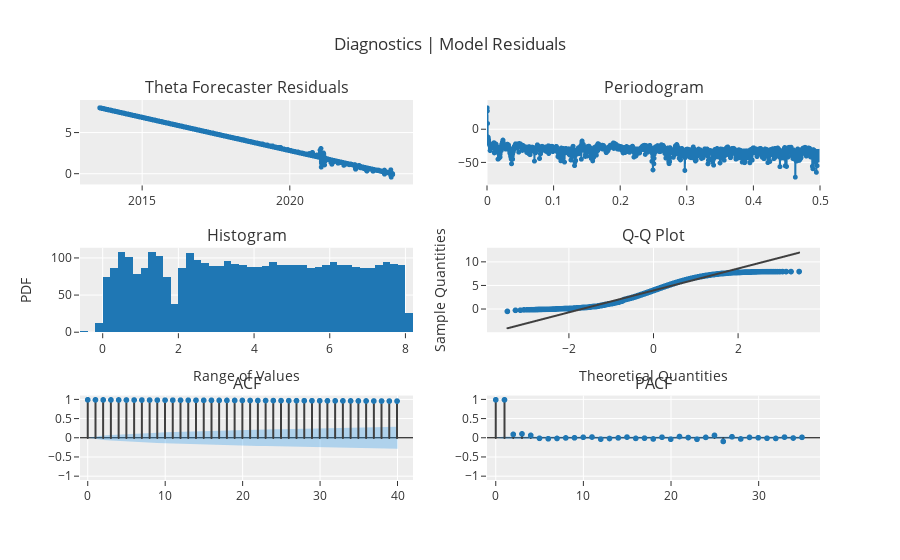

The notebook cell saved with this chart:
### Code cell
exp.plot_model(estimator = tuned_theta1, plot = "diagnostics")

### Figure 1 — Plotly figure (JSON) as saved in the notebook; plotly's stock layout.template omitted (floating-point values rounded to 4 significant figures; data arrays with more than 128 entries replaced by an {"elided": "..."} marker saying what was removed)
{"data": [{"line": {"color": "rgb(31, 119, 180)", "width": 2}, "marker": {"color": "rgb(31, 119, 180)", "size": 5}, "mode": "lines+markers", "name": "Theta Forecaster", "showlegend": false, "type": "scattergl", "x": {"elided": "3630 str values"}, "xaxis": "x", "y": {"elided": "3630 float values"}, "yaxis": "y"}, {"hoverinfo": "text", "hovertext": {"elided": "1815 str values"}, "line": {"color": "#1f77b4", "width": 2}, "marker": {"size": 5}, "mode": "lines+markers", "name": "Theta Forecaster", "showlegend": false, "type": "scattergl", "x": {"elided": "1815 float values"}, "xaxis": "x2", "y": {"elided": "1815 float values"}, "yaxis": "y2"}, {"alignmentgroup": "True", "bingroup": "x", "hovertemplate": "variable=Theta Forecaster<br>value=%{x}<br>count=%{y}<extra></extra>", "legendgroup": "Theta Forecaster", "marker": {"color": "#1f77b4", "pattern": {"shape": ""}}, "name": "Theta Forecaster", "offsetgroup": "Theta Forecaster", "orientation": "v", "showlegend": false, "type": "histogram", "x": {"elided": "3630 float values"}, "xaxis": "x3", "yaxis": "y3"}, {"marker": {"color": "#1f77b4"}, "mode": "markers", "name": "Theta Forecaster", "showlegend": false, "type": "scattergl", "x": {"elided": "3630 float values"}, "xaxis": "x4", "y": {"elided": "3630 float values"}, "yaxis": "y4"}, {"line": {"color": "#3f3f3f"}, "mode": "lines", "name": "Theta Forecaster", "showlegend": false, "type": "scattergl", "x": {"elided": "3630 float values"}, "xaxis": "x4", "y": {"elided": "3630 float values"}, "yaxis": "y4"}, {"line": {"color": "#3f3f3f"}, "mode": "lines", "name": "ACF", "showlegend": false, "type": "scattergl", "x": [0, 0], "xaxis": "x5", "y": [0, 1], "yaxis": "y5"}, {"line": {"color": "#3f3f3f"}, "mode": "lines", "name": "ACF", "showlegend": false, "type": "scattergl", "x": [1, 1], "xaxis": "x5", "y": [0, 0.9988], "yaxis": "y5"}, {"line": {"color": "#3f3f3f"}, "mode": "lines", "name": "ACF", "showlegend": false, "type": "scattergl", "x": [2, 2], "xaxis": "x5", "y": [0, 0.9978], "yaxis": "y5"}, {"line": {"color": "#3f3f3f"}, "mode": "lines", "name": "ACF", "showlegend": false, "type": "scattergl", "x": [3, 3], "xaxis": "x5", "y": [0, 0.9969], "yaxis": "y5"}, {"line": {"color": "#3f3f3f"}, "mode": "lines", "name": "ACF", "showlegend": false, "type": "scattergl", "x": [4, 4], "xaxis": "x5", "y": [0, 0.9961], "yaxis": "y5"}, {"line": {"color": "#3f3f3f"}, "mode": "lines", "name": "ACF", "showlegend": false, "type": "scattergl", "x": [5, 5], "xaxis": "x5", "y": [0, 0.9953], "yaxis": "y5"}, {"line": {"color": "#3f3f3f"}, "mode": "lines", "name": "ACF", "showlegend": false, "type": "scattergl", "x": [6, 6], "xaxis": "x5", "y": [0, 0.9945], "yaxis": "y5"}, {"line": {"color": "#3f3f3f"}, "mode": "lines", "name": "ACF", "showlegend": false, "type": "scattergl", "x": [7, 7], "xaxis": "x5", "y": [0, 0.9936], "yaxis": "y5"}, {"line": {"color": "#3f3f3f"}, "mode": "lines", "name": "ACF", "showlegend": false, "type": "scattergl", "x": [8, 8], "xaxis": "x5", "y": [0, 0.9927], "yaxis": "y5"}, {"line": {"color": "#3f3f3f"}, "mode": "lines", "name": "ACF", "showlegend": false, "type": "scattergl", "x": [9, 9], "xaxis": "x5", "y": [0, 0.9919], "yaxis": "y5"}, {"line": {"color": "#3f3f3f"}, "mode": "lines", "name": "ACF", "showlegend": false, "type": "scattergl", "x": [10, 10], "xaxis": "x5", "y": [0, 0.9911], "yaxis": "y5"}, {"line": {"color": "#3f3f3f"}, "mode": "lines", "name": "ACF", "showlegend": false, "type": "scattergl", "x": [11, 11], "xaxis": "x5", "y": [0, 0.9903], "yaxis": "y5"}, {"line": {"color": "#3f3f3f"}, "mode": "lines", "name": "ACF", "showlegend": false, "type": "scattergl", "x": [12, 12], "xaxis": "x5", "y": [0, 0.9894], "yaxis": "y5"}, {"line": {"color": "#3f3f3f"}, "mode": "lines", "name": "ACF", "showlegend": false, "type": "scattergl", "x": [13, 13], "xaxis": "x5", "y": [0, 0.9886], "yaxis": "y5"}, {"line": {"color": "#3f3f3f"}, "mode": "lines", "name": "ACF", "showlegend": false, "type": "scattergl", "x": [14, 14], "xaxis": "x5", "y": [0, 0.9877], "yaxis": "y5"}, {"line": {"color": "#3f3f3f"}, "mode": "lines", "name": "ACF", "showlegend": false, "type": "scattergl", "x": [15, 15], "xaxis": "x5", "y": [0, 0.9869], "yaxis": "y5"}, {"line": {"color": "#3f3f3f"}, "mode": "lines", "name": "ACF", "showlegend": false, "type": "scattergl", "x": [16, 16], "xaxis": "x5", "y": [0, 0.9861], "yaxis": "y5"}, {"line": {"color": "#3f3f3f"}, "mode": "lines", "name": "ACF", "showlegend": false, "type": "scattergl", "x": [17, 17], "xaxis": "x5", "y": [0, 0.9852], "yaxis": "y5"}, {"line": {"color": "#3f3f3f"}, "mode": "lines", "name": "ACF", "showlegend": false, "type": "scattergl", "x": [18, 18], "xaxis": "x5", "y": [0, 0.9844], "yaxis": "y5"}, {"line": {"color": "#3f3f3f"}, "mode": "lines", "name": "ACF", "showlegend": false, "type": "scattergl", "x": [19, 19], "xaxis": "x5", "y": [0, 0.9835], "yaxis": "y5"}, {"line": {"color": "#3f3f3f"}, "mode": "lines", "name": "ACF", "showlegend": false, "type": "scattergl", "x": [20, 20], "xaxis": "x5", "y": [0, 0.9827], "yaxis": "y5"}, {"line": {"color": "#3f3f3f"}, "mode": "lines", "name": "ACF", "showlegend": false, "type": "scattergl", "x": [21, 21], "xaxis": "x5", "y": [0, 0.9818], "yaxis": "y5"}, {"line": {"color": "#3f3f3f"}, "mode": "lines", "name": "ACF", "showlegend": false, "type": "scattergl", "x": [22, 22], "xaxis": "x5", "y": [0, 0.9811], "yaxis": "y5"}, {"line": {"color": "#3f3f3f"}, "mode": "lines", "name": "ACF", "showlegend": false, "type": "scattergl", "x": [23, 23], "xaxis": "x5", "y": [0, 0.9802], "yaxis": "y5"}, {"line": {"color": "#3f3f3f"}, "mode": "lines", "name": "ACF", "showlegend": false, "type": "scattergl", "x": [24, 24], "xaxis": "x5", "y": [0, 0.9793], "yaxis": "y5"}, {"line": {"color": "#3f3f3f"}, "mode": "lines", "name": "ACF", "showlegend": false, "type": "scattergl", "x": [25, 25], "xaxis": "x5", "y": [0, 0.9786], "yaxis": "y5"}, {"line": {"color": "#3f3f3f"}, "mode": "lines", "name": "ACF", "showlegend": false, "type": "scattergl", "x": [26, 26], "xaxis": "x5", "y": [0, 0.9778], "yaxis": "y5"}, {"line": {"color": "#3f3f3f"}, "mode": "lines", "name": "ACF", "showlegend": false, "type": "scattergl", "x": [27, 27], "xaxis": "x5", "y": [0, 0.9769], "yaxis": "y5"}, {"line": {"color": "#3f3f3f"}, "mode": "lines", "name": "ACF", "showlegend": false, "type": "scattergl", "x": [28, 28], "xaxis": "x5", "y": [0, 0.9761], "yaxis": "y5"}, {"line": {"color": "#3f3f3f"}, "mode": "lines", "name": "ACF", "showlegend": false, "type": "scattergl", "x": [29, 29], "xaxis": "x5", "y": [0, 0.9752], "yaxis": "y5"}, {"line": {"color": "#3f3f3f"}, "mode": "lines", "name": "ACF", "showlegend": false, "type": "scattergl", "x": [30, 30], "xaxis": "x5", "y": [0, 0.9744], "yaxis": "y5"}, {"line": {"color": "#3f3f3f"}, "mode": "lines", "name": "ACF", "showlegend": false, "type": "scattergl", "x": [31, 31], "xaxis": "x5", "y": [0, 0.9736], "yaxis": "y5"}, {"line": {"color": "#3f3f3f"}, "mode": "lines", "name": "ACF", "showlegend": false, "type": "scattergl", "x": [32, 32], "xaxis": "x5", "y": [0, 0.9728], "yaxis": "y5"}, {"line": {"color": "#3f3f3f"}, "mode": "lines", "name": "ACF", "showlegend": false, "type": "scattergl", "x": [33, 33], "xaxis": "x5", "y": [0, 0.972], "yaxis": "y5"}, {"line": {"color": "#3f3f3f"}, "mode": "lines", "name": "ACF", "showlegend": false, "type": "scattergl", "x": [34, 34], "xaxis": "x5", "y": [0, 0.9712], "yaxis": "y5"}, {"line": {"color": "#3f3f3f"}, "mode": "lines", "name": "ACF", "showlegend": false, "type": "scattergl", "x": [35, 35], "xaxis": "x5", "y": [0, 0.9704], "yaxis": "y5"}, {"line": {"color": "#3f3f3f"}, "mode": "lines", "name": "ACF", "showlegend": false, "type": "scattergl", "x": [36, 36], "xaxis": "x5", "y": [0, 0.9695], "yaxis": "y5"}, {"line": {"color": "#3f3f3f"}, "mode": "lines", "name": "ACF", "showlegend": false, "type": "scattergl", "x": [37, 37], "xaxis": "x5", "y": [0, 0.9687], "yaxis": "y5"}, {"line": {"color": "#3f3f3f"}, "mode": "lines", "name": "ACF", "showlegend": false, "type": "scattergl", "x": [38, 38], "xaxis": "x5", "y": [0, 0.9679], "yaxis": "y5"}, {"line": {"color": "#3f3f3f"}, "mode": "lines", "name": "ACF", "showlegend": false, "type": "scattergl", "x": [39, 39], "xaxis": "x5", "y": [0, 0.967], "yaxis": "y5"}, {"line": {"color": "#3f3f3f"}, "mode": "lines", "name": "ACF", "showlegend": false, "type": "scattergl", "x": [40, 40], "xaxis": "x5", "y": [0, 0.9662], "yaxis": "y5"}, {"marker": {"color": "#1f77b4", "size": 6}, "mode": "markers", "name": "ACF", "showlegend": false, "type": "scattergl", "x": [0, 1, 2, 3, 4, 5, 6, 7, 8, 9, 10, 11, 12, 13, 14, 15, 16, 17, 18, 19, 20, 21, 22, 23, 24, 25, 26, 27, 28, 29, 30, 31, 32, 33, 34, 35, 36, 37, 38, 39, 40], "xaxis": "x5", "y": [1, 0.9988, 0.9978, 0.9969, 0.9961, 0.9953, 0.9945, 0.9936, 0.9927, 0.9919, 0.9911, 0.9903, 0.9894, 0.9886, 0.9877, 0.9869, 0.9861, 0.9852, 0.9844, 0.9835, 0.9827, 0.9818, 0.9811, 0.9802, 0.9793, 0.9786, 0.9778, 0.9769, 0.9761, 0.9752, 0.9744, 0.9736, 0.9728, 0.972, 0.9712, 0.9704, 0.9695, 0.9687, 0.9679, 0.967, 0.9662], "yaxis": "y5"}, {"line": {"color": "rgba(255,255,255,0)"}, "mode": "lines", "name": "UC", "showlegend": false, "type": "scatter", "x": [0, 1, 2, 3, 4, 5, 6, 7, 8, 9, 10, 11, 12, 13, 14, 15, 16, 17, 18, 19, 20, 21, 22, 23, 24, 25, 26, 27, 28, 29, 30, 31, 32, 33, 34, 35, 36, 37, 38, 39, 40], "xaxis": "x5", "y": [0, 0.03253, 0.0563, 0.07264, 0.08591, 0.09737, 0.1076, 0.1169, 0.1255, 0.1336, 0.1412, 0.1483, 0.1552, 0.1617, 0.168, 0.174, 0.1799, 0.1855, 0.1909, 0.1962, 0.2014, 0.2064, 0.2113, 0.2161, 0.2207, 0.2253, 0.2297, 0.2341, 0.2384, 0.2426, 0.2467, 0.2507, 0.2547, 0.2586, 0.2624, 0.2662, 0.2699, 0.2736, 0.2772, 0.2807, 0.2842], "yaxis": "y5"}, {"fill": "tonexty", "fillcolor": "rgba(32, 146, 230,0.3)", "line": {"color": "rgba(255,255,255,0)"}, "mode": "lines", "name": "LC", "showlegend": false, "type": "scatter", "x": [0, 1, 2, 3, 4, 5, 6, 7, 8, 9, 10, 11, 12, 13, 14, 15, 16, 17, 18, 19, 20, 21, 22, 23, 24, 25, 26, 27, 28, 29, 30, 31, 32, 33, 34, 35, 36, 37, 38, 39, 40], "xaxis": "x5", "y": [0, -0.03253, -0.0563, -0.07264, -0.08591, -0.09737, -0.1076, -0.1169, -0.1255, -0.1336, -0.1412, -0.1483, -0.1552, -0.1617, -0.168, -0.174, -0.1799, -0.1855, -0.1909, -0.1962, -0.2014, -0.2064, -0.2113, -0.2161, -0.2207, -0.2253, -0.2297, -0.2341, -0.2384, -0.2426, -0.2467, -0.2507, -0.2547, -0.2586, -0.2624, -0.2662, -0.2699, -0.2736, -0.2772, -0.2807, -0.2842], "yaxis": "y5"}, {"line": {"color": "#3f3f3f"}, "mode": "lines", "name": "PACF", "showlegend": false, "type": "scattergl", "x": [0, 0], "xaxis": "x6", "y": [0, 1], "yaxis": "y6"}, {"line": {"color": "#3f3f3f"}, "mode": "lines", "name": "PACF", "showlegend": false, "type": "scattergl", "x": [1, 1], "xaxis": "x6", "y": [0, 0.9991], "yaxis": "y6"}, {"line": {"color": "#3f3f3f"}, "mode": "lines", "name": "PACF", "showlegend": false, "type": "scattergl", "x": [2, 2], "xaxis": "x6", "y": [0, 0.09457], "yaxis": "y6"}, {"line": {"color": "#3f3f3f"}, "mode": "lines", "name": "PACF", "showlegend": false, "type": "scattergl", "x": [3, 3], "xaxis": "x6", "y": [0, 0.1073], "yaxis": "y6"}, {"line": {"color": "#3f3f3f"}, "mode": "lines", "name": "PACF", "showlegend": false, "type": "scattergl", "x": [4, 4], "xaxis": "x6", "y": [0, 0.06864], "yaxis": "y6"}, {"line": {"color": "#3f3f3f"}, "mode": "lines", "name": "PACF", "showlegend": false, "type": "scattergl", "x": [5, 5], "xaxis": "x6", "y": [0, -0.008767], "yaxis": "y6"}, {"line": {"color": "#3f3f3f"}, "mode": "lines", "name": "PACF", "showlegend": false, "type": "scattergl", "x": [6, 6], "xaxis": "x6", "y": [0, -0.02057], "yaxis": "y6"}, {"line": {"color": "#3f3f3f"}, "mode": "lines", "name": "PACF", "showlegend": false, "type": "scattergl", "x": [7, 7], "xaxis": "x6", "y": [0, -0.01209], "yaxis": "y6"}, {"line": {"color": "#3f3f3f"}, "mode": "lines", "name": "PACF", "showlegend": false, "type": "scattergl", "x": [8, 8], "xaxis": "x6", "y": [0, 0.001596], "yaxis": "y6"}, {"line": {"color": "#3f3f3f"}, "mode": "lines", "name": "PACF", "showlegend": false, "type": "scattergl", "x": [9, 9], "xaxis": "x6", "y": [0, 0.005039], "yaxis": "y6"}, {"line": {"color": "#3f3f3f"}, "mode": "lines", "name": "PACF", "showlegend": false, "type": "scattergl", "x": [10, 10], "xaxis": "x6", "y": [0, 0.01845], "yaxis": "y6"}, {"line": {"color": "#3f3f3f"}, "mode": "lines", "name": "PACF", "showlegend": false, "type": "scattergl", "x": [11, 11], "xaxis": "x6", "y": [0, 0.02503], "yaxis": "y6"}, {"line": {"color": "#3f3f3f"}, "mode": "lines", "name": "PACF", "showlegend": false, "type": "scattergl", "x": [12, 12], "xaxis": "x6", "y": [0, -0.03036], "yaxis": "y6"}, {"line": {"color": "#3f3f3f"}, "mode": "lines", "name": "PACF", "showlegend": false, "type": "scattergl", "x": [13, 13], "xaxis": "x6", "y": [0, -0.01335], "yaxis": "y6"}, {"line": {"color": "#3f3f3f"}, "mode": "lines", "name": "PACF", "showlegend": false, "type": "scattergl", "x": [14, 14], "xaxis": "x6", "y": [0, 0.003633], "yaxis": "y6"}, {"line": {"color": "#3f3f3f"}, "mode": "lines", "name": "PACF", "showlegend": false, "type": "scattergl", "x": [15, 15], "xaxis": "x6", "y": [0, 0.02346], "yaxis": "y6"}, {"line": {"color": "#3f3f3f"}, "mode": "lines", "name": "PACF", "showlegend": false, "type": "scattergl", "x": [16, 16], "xaxis": "x6", "y": [0, -0.009701], "yaxis": "y6"}, {"line": {"color": "#3f3f3f"}, "mode": "lines", "name": "PACF", "showlegend": false, "type": "scattergl", "x": [17, 17], "xaxis": "x6", "y": [0, -0.004319], "yaxis": "y6"}, {"line": {"color": "#3f3f3f"}, "mode": "lines", "name": "PACF", "showlegend": false, "type": "scattergl", "x": [18, 18], "xaxis": "x6", "y": [0, -0.0252], "yaxis": "y6"}, {"line": {"color": "#3f3f3f"}, "mode": "lines", "name": "PACF", "showlegend": false, "type": "scattergl", "x": [19, 19], "xaxis": "x6", "y": [0, 0.02066], "yaxis": "y6"}, {"line": {"color": "#3f3f3f"}, "mode": "lines", "name": "PACF", "showlegend": false, "type": "scattergl", "x": [20, 20], "xaxis": "x6", "y": [0, -0.03181], "yaxis": "y6"}, {"line": {"color": "#3f3f3f"}, "mode": "lines", "name": "PACF", "showlegend": false, "type": "scattergl", "x": [21, 21], "xaxis": "x6", "y": [0, 0.03875], "yaxis": "y6"}, {"line": {"color": "#3f3f3f"}, "mode": "lines", "name": "PACF", "showlegend": false, "type": "scattergl", "x": [22, 22], "xaxis": "x6", "y": [0, 0.01186], "yaxis": "y6"}, {"line": {"color": "#3f3f3f"}, "mode": "lines", "name": "PACF", "showlegend": false, "type": "scattergl", "x": [23, 23], "xaxis": "x6", "y": [0, -0.03369], "yaxis": "y6"}, {"line": {"color": "#3f3f3f"}, "mode": "lines", "name": "PACF", "showlegend": false, "type": "scattergl", "x": [24, 24], "xaxis": "x6", "y": [0, 0.01664], "yaxis": "y6"}, {"line": {"color": "#3f3f3f"}, "mode": "lines", "name": "PACF", "showlegend": false, "type": "scattergl", "x": [25, 25], "xaxis": "x6", "y": [0, 0.06889], "yaxis": "y6"}, {"line": {"color": "#3f3f3f"}, "mode": "lines", "name": "PACF", "showlegend": false, "type": "scattergl", "x": [26, 26], "xaxis": "x6", "y": [0, -0.0904], "yaxis": "y6"}, {"line": {"color": "#3f3f3f"}, "mode": "lines", "name": "PACF", "showlegend": false, "type": "scattergl", "x": [27, 27], "xaxis": "x6", "y": [0, 0.03187], "yaxis": "y6"}, {"line": {"color": "#3f3f3f"}, "mode": "lines", "name": "PACF", "showlegend": false, "type": "scattergl", "x": [28, 28], "xaxis": "x6", "y": [0, -0.02561], "yaxis": "y6"}, {"line": {"color": "#3f3f3f"}, "mode": "lines", "name": "PACF", "showlegend": false, "type": "scattergl", "x": [29, 29], "xaxis": "x6", "y": [0, 0.01584], "yaxis": "y6"}, {"line": {"color": "#3f3f3f"}, "mode": "lines", "name": "PACF", "showlegend": false, "type": "scattergl", "x": [30, 30], "xaxis": "x6", "y": [0, 0.006852], "yaxis": "y6"}, {"line": {"color": "#3f3f3f"}, "mode": "lines", "name": "PACF", "showlegend": false, "type": "scattergl", "x": [31, 31], "xaxis": "x6", "y": [0, -0.006465], "yaxis": "y6"}, {"line": {"color": "#3f3f3f"}, "mode": "lines", "name": "PACF", "showlegend": false, "type": "scattergl", "x": [32, 32], "xaxis": "x6", "y": [0, -0.01145], "yaxis": "y6"}, {"line": {"color": "#3f3f3f"}, "mode": "lines", "name": "PACF", "showlegend": false, "type": "scattergl", "x": [33, 33], "xaxis": "x6", "y": [0, 0.02255], "yaxis": "y6"}, {"line": {"color": "#3f3f3f"}, "mode": "lines", "name": "PACF", "showlegend": false, "type": "scattergl", "x": [34, 34], "xaxis": "x6", "y": [0, -0.0005055], "yaxis": "y6"}, {"line": {"color": "#3f3f3f"}, "mode": "lines", "name": "PACF", "showlegend": false, "type": "scattergl", "x": [35, 35], "xaxis": "x6", "y": [0, 0.0172], "yaxis": "y6"}, {"marker": {"color": "#1f77b4", "size": 6}, "mode": "markers", "name": "PACF", "showlegend": false, "type": "scattergl", "x": [0, 1, 2, 3, 4, 5, 6, 7, 8, 9, 10, 11, 12, 13, 14, 15, 16, 17, 18, 19, 20, 21, 22, 23, 24, 25, 26, 27, 28, 29, 30, 31, 32, 33, 34, 35], "xaxis": "x6", "y": [1, 0.9991, 0.09457, 0.1073, 0.06864, -0.008767, -0.02057, -0.01209, 0.001596, 0.005039, 0.01845, 0.02503, -0.03036, -0.01335, 0.003633, 0.02346, -0.009701, -0.004319, -0.0252, 0.02066, -0.03181, 0.03875, 0.01186, -0.03369, 0.01664, 0.06889, -0.0904, 0.03187, -0.02561, 0.01584, 0.006852, -0.006465, -0.01145, 0.02255, -0.0005055, 0.0172], "yaxis": "y6"}, {"line": {"color": "rgba(255,255,255,0)"}, "mode": "lines", "name": "UC", "showlegend": false, "type": "scatter", "x": [0, 1, 2, 3, 4, 5, 6, 7, 8, 9, 10, 11, 12, 13, 14, 15, 16, 17, 18, 19, 20, 21, 22, 23, 24, 25, 26, 27, 28, 29, 30, 31, 32, 33, 34, 35], "xaxis": "x6", "y": [0, 0.03253, 0.03253, 0.03253, 0.03253, 0.03253, 0.03253, 0.03253, 0.03253, 0.03253, 0.03253, 0.03253, 0.03253, 0.03253, 0.03253, 0.03253, 0.03253, 0.03253, 0.03253, 0.03253, 0.03253, 0.03253, 0.03253, 0.03253, 0.03253, 0.03253, 0.03253, 0.03253, 0.03253, 0.03253, 0.03253, 0.03253, 0.03253, 0.03253, 0.03253, 0.03253], "yaxis": "y6"}, {"fill": "tonexty", "fillcolor": "rgba(32, 146, 230,0.3)", "line": {"color": "rgba(255,255,255,0)"}, "mode": "lines", "name": "LC", "showlegend": false, "type": "scatter", "x": [0, 1, 2, 3, 4, 5, 6, 7, 8, 9, 10, 11, 12, 13, 14, 15, 16, 17, 18, 19, 20, 21, 22, 23, 24, 25, 26, 27, 28, 29, 30, 31, 32, 33, 34, 35], "xaxis": "x6", "y": [0, -0.03253, -0.03253, -0.03253, -0.03253, -0.03253, -0.03253, -0.03253, -0.03253, -0.03253, -0.03253, -0.03253, -0.03253, -0.03253, -0.03253, -0.03253, -0.03253, -0.03253, -0.03253, -0.03253, -0.03253, -0.03253, -0.03253, -0.03253, -0.03253, -0.03253, -0.03253, -0.03253, -0.03253, -0.03253, -0.03253, -0.03253, -0.03253, -0.03253, -0.03253, -0.03253], "yaxis": "y6"}], "layout": {"annotations": [{"font": {"size": 16}, "showarrow": false, "text": "Theta Forecaster Residuals", "x": 0.225, "xanchor": "center", "xref": "paper", "y": 1, "yanchor": "bottom", "yref": "paper"}, {"font": {"size": 16}, "showarrow": false, "text": "Periodogram", "x": 0.775, "xanchor": "center", "xref": "paper", "y": 1, "yanchor": "bottom", "yref": "paper"}, {"font": {"size": 16}, "showarrow": false, "text": "Histogram", "x": 0.225, "xanchor": "center", "xref": "paper", "y": 0.6111, "yanchor": "bottom", "yref": "paper"}, {"font": {"size": 16}, "showarrow": false, "text": "Q-Q Plot", "x": 0.775, "xanchor": "center", "xref": "paper", "y": 0.6111, "yanchor": "bottom", "yref": "paper"}, {"font": {"size": 16}, "showarrow": false, "text": "ACF", "x": 0.225, "xanchor": "center", "xref": "paper", "y": 0.2222, "yanchor": "bottom", "yref": "paper"}, {"font": {"size": 16}, "showarrow": false, "text": "PACF", "x": 0.775, "xanchor": "center", "xref": "paper", "y": 0.2222, "yanchor": "bottom", "yref": "paper"}], "showlegend": false, "title": {"text": "Diagnostics | Model Residuals"}, "xaxis": {"anchor": "y", "domain": [0, 0.45]}, "xaxis2": {"anchor": "y2", "domain": [0.55, 1], "range": [0, 0.5]}, "xaxis3": {"anchor": "y3", "domain": [0, 0.45], "title": {"text": "Range of Values"}}, "xaxis4": {"anchor": "y4", "domain": [0.55, 1], "title": {"text": "Theoretical Quantities"}}, "xaxis5": {"anchor": "y5", "domain": [0, 0.45], "range": [-1, 42]}, "xaxis6": {"anchor": "y6", "domain": [0.55, 1], "range": [-1, 37]}, "yaxis": {"anchor": "x", "domain": [0.7778, 1]}, "yaxis2": {"anchor": "x2", "domain": [0.7778, 1]}, "yaxis3": {"anchor": "x3", "domain": [0.3889, 0.6111], "title": {"text": "PDF"}}, "yaxis4": {"anchor": "x4", "domain": [0.3889, 0.6111], "title": {"text": "Sample Quantities"}}, "yaxis5": {"anchor": "x5", "domain": [0, 0.2222], "range": [-1.1, 1.1], "zerolinecolor": "#000000"}, "yaxis6": {"anchor": "x6", "domain": [0, 0.2222], "range": [-1.1, 1.1], "zerolinecolor": "#000000"}}}
